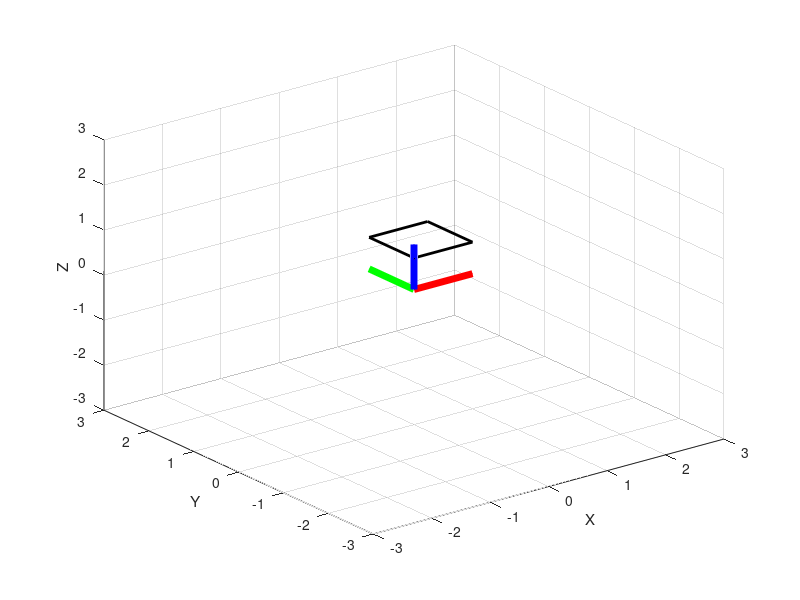

MATLAB code for this plot:
clc
clear all
close all
f=figure;
%matrice di rotazione R
%R10=[1 0 0;0 1 0;0 0 1]; 
alfa=[0:5:360]*pi/180;
for i = 1:length(alfa)
    R10=[cos(alfa(i)) -sin(alfa(i)) 0;sin(alfa(i)) cos(alfa(i)) 0;0 0 1];
    %punti del sdr fisso
    O0f= [0,0,0]';
    Pi0f= [1,0,0]';
    Pg0f= [0,1,0]';
    Pk0f= [0,0,1]';
    %punti nel sdr locale
    %punti del sdr locale (' dopo il vettore perché sono vettori colonna e ' fa la trasposta)
    O1l= [0,0,0]';
    Pi1l= [1,0,0]';
    Pg1l= [0,1,0]';
    Pk1l= [0,0,1]';
    %punti del quadrato
    Pail= [0,1,0.7]';
    Pbil= [1,1,0.7]';
    Pcil= [1,0,0.7]';
    Pdil= [0,0,0.7]';
    %punti nel sdr fisso
    O1f= R10*O1l;
    Pi1f= R10*Pi1l;
    Pg1f= R10*Pg1l;
    Pk1f= R10*Pk1l;
    %punti del quadrato nel sdr fisso
    Paif= R10*Pail;
    Pbif= R10*Pbil;
    Pcif= R10*Pcil;
    Pdif= R10*Pdil;
    
    %plotto i punti
    %sdr base
    plot3([O0f(1) Pi0f(1)],[O0f(2) Pi0f(2)],[O0f(3) Pi0f(3)],'r','linewidth',5);
    grid on
    hold on
    plot3([O0f(1) Pg0f(1)],[O0f(2) Pg0f(2)],[O0f(3) Pg0f(3)],'g','linewidth',5);
    plot3([O0f(1) Pk0f(1)],[O0f(2) Pk0f(2)],[O0f(3) Pk0f(3)],'b','linewidth',5);
    xlabel('X');
    ylabel('Y');
    zlabel('Z');
    %sdr mobile
    plot3([O1f(1) Pi1f(1)],[O1f(2) Pi1f(2)],[O1f(3) Pi1f(3)],'r','linewidth',1);
    grid on
    hold on
    plot3([O1f(1) Pg1f(1)],[O1f(2) Pg1f(2)],[O1f(3) Pg1f(3)],'g','linewidth',1);
    plot3([O1f(1) Pk1f(1)],[O1f(2) Pk1f(2)],[O1f(3) Pk1f(3)],'b','linewidth',1);
    
    %quadrato
    plot3([Paif(1) Pbif(1) Pcif(1) Pdif(1) Paif(1)],[Paif(2) Pbif(2) Pcif(2) Pdif(2) Paif(2)],[Paif(3) Pbif(3) Pcif(3) Pdif(3) Paif(3)],'k','linewidth',2);
    xlim([-3 3]);
    ylim([-3 3]);
    zlim([-3 3]);
    pause(0.05); %rallenta animazione
        %cancella tutto nella figura tranne la scena successiva, elimina
        %cioè la precedente
        if i ~= length(alfa)
            clf(f,'reset') ;
        end

end
